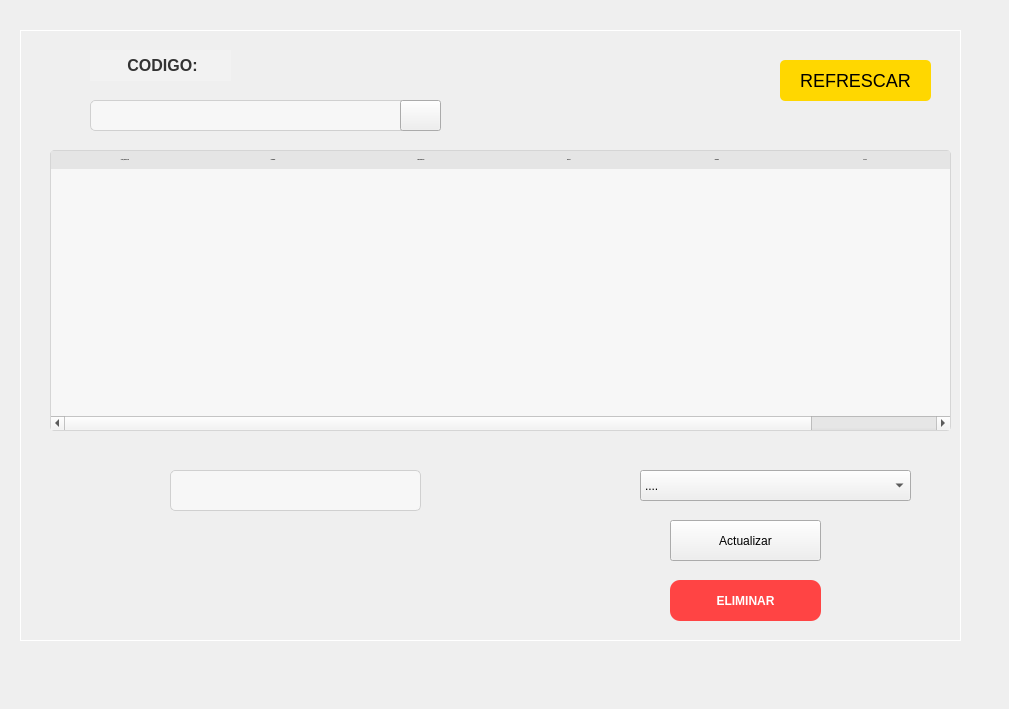
    <widget class="QWidget" name="tab_ACTUALIZAR">
     <attribute name="title">
      <string>Actualizar Inventario</string>
     </attribute>
     <widget class="QLabel" name="label_5">
      <property name="geometry">
       <rect>
        <x>0</x>
        <y>-20</y>
        <width>1000</width>
        <height>700</height>
       </rect>
      </property>
      <property name="text">
       <string/>
      </property>
      <property name="pixmap">
       <pixmap>../imagenes/Sistema.png</pixmap>
      </property>
      <property name="scaledContents">
       <bool>true</bool>
      </property>
     </widget>
     <widget class="QTextBrowser" name="textBrowser_2">
      <property name="geometry">
       <rect>
        <x>20</x>
        <y>30</y>
        <width>941</width>
        <height>611</height>
       </rect>
      </property>
      <property name="styleSheet">
       <string notr="true">QTextBrowser {
    background-color: transparent;
    border: 1px solid white;
}</string>
      </property>
     </widget>
     <widget class="QTableWidget" name="table_ACTUALIZAR">
      <property name="geometry">
       <rect>
        <x>50</x>
        <y>150</y>
        <width>901</width>
        <height>281</height>
       </rect>
      </property>
      <property name="font">
       <font>
        <pointsize>-1</pointsize>
       </font>
      </property>
      <property name="styleSheet">
       <string notr="true">QTableWidget {
    background-color: #F7F7F7;
    border: 1px solid #D5D5D5;
    border-radius: 4px;
    gridline-color: #E5E5E5;
    font-size: 14px;
}

QTableWidget QHeaderView::section {
    background-color: #E5E5E5;
    border: none;
    font-weight: bold;
    padding: 6px 12px;
    text-align: center;
}

QTableWidget::item {
    border-bottom: 1px solid #D5D5D5;
    padding: 5px;
}

QTableWidget::item:selected {
    background-color: #3366FF;
    color: white;
}
</string>
      </property>
      <property name="dragEnabled">
       <bool>false</bool>
      </property>
      <property name="sortingEnabled">
       <bool>false</bool>
      </property>
      <attribute name="horizontalHeaderCascadingSectionResizes">
       <bool>false</bool>
      </attribute>
      <attribute name="horizontalHeaderDefaultSectionSize">
       <number>148</number>
      </attribute>
      <column>
       <property name="text">
        <string>COD_PRODUCTO</string>
       </property>
      </column>
      <column>
       <property name="text">
        <string>NOMBRE</string>
       </property>
      </column>
      <column>
       <property name="text">
        <string>DESCRIPCION</string>
       </property>
      </column>
      <column>
       <property name="text">
        <string>MARCA</string>
       </property>
      </column>
      <column>
       <property name="text">
        <string>MODELO</string>
       </property>
      </column>
      <column>
       <property name="text">
        <string>STOCK</string>
       </property>
      </column>
      <column>
       <property name="text">
        <string>CATEGORIA</string>
       </property>
      </column>
     </widget>
     <widget class="QComboBox" name="comboBox_ACTUALIZAR">
      <property name="geometry">
       <rect>
        <x>640</x>
        <y>470</y>
        <width>271</width>
        <height>31</height>
       </rect>
      </property>
      <property name="styleSheet">
       <string notr="true">QLineEdit {
    background-color: #f7f7f7; /* Fondo del QLineEdit */
    border: 1px solid #d0d0d0; /* Borde del QLineEdit */
    border-radius: 5px; /* Borde redondeado */
    padding: 2px; /* Espaciado interno */
    font-size: 16px; /* Tamaño de fuente */
    color: #333333; /* Color del texto */
}

QLineEdit:hover {
    background-color: #ebebeb; /* Fondo del QLineEdit al pasar el mouse */
}

QLineEdit:focus {
    background-color: #ffffff; /* Fondo del QLineEdit al tener el foco */
    border: 1px solid #4da8da; /* Borde del QLineEdit al tener el foco */
}

QLineEdit::placeholder {
    color: #999999; /* Color del texto de marcador de posición */
}

QLineEdit::hover::placeholder,
QLineEdit::focus::placeholder {
    color: #666666; /* Color del texto de marcador de posición al pasar el mouse o tener el foco */
}

QLineEdit::hover::focus {
    background-color: #ffffff; /* Fondo del QLineEdit al tener el foco y pasar el mouse */
}</string>
      </property>
      <item>
       <property name="text">
        <string>....</string>
       </property>
      </item>
      <item>
       <property name="text">
        <string>COD_PRODUCTO</string>
       </property>
      </item>
      <item>
       <property name="text">
        <string>NOMBRE</string>
       </property>
      </item>
      <item>
       <property name="text">
        <string>DESCRIPCION</string>
       </property>
      </item>
      <item>
       <property name="text">
        <string>MARCA</string>
       </property>
      </item>
      <item>
       <property name="text">
        <string>MODELO</string>
       </property>
      </item>
      <item>
       <property name="text">
        <string>STOCK</string>
       </property>
      </item>
      <item>
       <property name="text">
        <string>CATEGORIA</string>
       </property>
      </item>
     </widget>
     <widget class="QLineEdit" name="lineEdit_BACTUALIZAR">
      <property name="geometry">
       <rect>
        <x>90</x>
        <y>100</y>
        <width>321</width>
        <height>31</height>
       </rect>
      </property>
      <property name="styleSheet">
       <string notr="true">QLineEdit {
    background-color: #f7f7f7; /* Fondo del QLineEdit */
    border: 1px solid #d0d0d0; /* Borde del QLineEdit */
    border-radius: 5px; /* Borde redondeado */
    padding: 2px; /* Espaciado interno */
    font-size: 16px; /* Tamaño de fuente */
    color: #333333; /* Color del texto */
}

QLineEdit:hover {
    background-color: #ebebeb; /* Fondo del QLineEdit al pasar el mouse */
}

QLineEdit:focus {
    background-color: #ffffff; /* Fondo del QLineEdit al tener el foco */
    border: 1px solid #4da8da; /* Borde del QLineEdit al tener el foco */
}

QLineEdit::placeholder {
    color: #999999; /* Color del texto de marcador de posición */
}

QLineEdit::hover::placeholder,
QLineEdit::focus::placeholder {
    color: #666666; /* Color del texto de marcador de posición al pasar el mouse o tener el foco */
}

QLineEdit::hover::focus {
    background-color: #ffffff; /* Fondo del QLineEdit al tener el foco y pasar el mouse */
}</string>
      </property>
      <property name="text">
       <string/>
      </property>
     </widget>
     <widget class="QLabel" name="label_CODIGO_2">
      <property name="geometry">
       <rect>
        <x>90</x>
        <y>50</y>
        <width>141</width>
        <height>31</height>
       </rect>
      </property>
      <property name="font">
       <font>
        <pointsize>-1</pointsize>
        <weight>75</weight>
        <bold>true</bold>
       </font>
      </property>
      <property name="layoutDirection">
       <enum>Qt::RightToLeft</enum>
      </property>
      <property name="styleSheet">
       <string notr="true">QLabel {
    background-color: #f2f2f2;
    border: none;
    color: #333;
    font-size: 16px;
    font-weight: bold;
    text-align: center;
    padding: 5px;
}
</string>
      </property>
      <property name="text">
       <string>&lt;html&gt;&lt;head/&gt;&lt;body&gt;&lt;p align=&quot;center&quot;&gt;CODIGO:&lt;/p&gt;&lt;/body&gt;&lt;/html&gt;</string>
      </property>
     </widget>
     <widget class="QPushButton" name="pushButton_ACTUALIZAR">
      <property name="geometry">
       <rect>
        <x>400</x>
        <y>100</y>
        <width>41</width>
        <height>31</height>
       </rect>
      </property>
      <property name="styleSheet">
       <string notr="true">QLabel {
    background-color: rgba(0, 0, 0, 0); /* Fondo transparente del QLabel */
    border: 2px solid #00aaff; /* Borde azul del QLabel */
    border-radius: 5px; /* Borde redondeado */
    padding: 10px; /* Espaciado interno */
    font-size: 24px; /* Tamaño de fuente aumentado */
    color: #ffffff; /* Color del texto en blanco */
    text-align: center; /* Texto centrado */
}

QLabel:hover {
    background-color: rgba(255, 255, 255, 0.1); /* Fondo del QLabel al pasar el mouse */
}

QLabel::selection {
    background-color: #00aaff; /* Fondo del QLabel al seleccionar el texto */
    color: #ffffff; /* Color del texto al seleccionar el texto */
}
</string>
      </property>
      <property name="inputMethodHints">
       <set>Qt::ImhDialableCharactersOnly|Qt::ImhDigitsOnly|Qt::ImhEmailCharactersOnly|Qt::ImhFormattedNumbersOnly|Qt::ImhLatinOnly|Qt::ImhLowercaseOnly|Qt::ImhUppercaseOnly|Qt::ImhUrlCharactersOnly</set>
      </property>
      <property name="text">
       <string/>
      </property>
      <property name="icon">
       <iconset>
        <normaloff>../imagenes/Buscar.jpeg</normaloff>../imagenes/Buscar.jpeg</iconset>
      </property>
      <property name="iconSize">
       <size>
        <width>55</width>
        <height>55</height>
       </size>
      </property>
      <property name="autoExclusive">
       <bool>true</bool>
      </property>
     </widget>
     <widget class="QLabel" name="label_ACTUALIZAR">
      <property name="geometry">
       <rect>
        <x>460</x>
        <y>100</y>
        <width>311</width>
        <height>31</height>
       </rect>
      </property>
      <property name="font">
       <font>
        <family>Arial</family>
        <pointsize>-1</pointsize>
        <weight>75</weight>
        <bold>true</bold>
       </font>
      </property>
      <property name="layoutDirection">
       <enum>Qt::LeftToRight</enum>
      </property>
      <property name="styleSheet">
       <string notr="true">QLabel {
    color: #FF0000;
    font-family: Arial; /* Fuente de la letra */
    font-size: 16px; /* Tamaño de la letra */
    font-weight: bold; /* Grosor de la letra */
    text-align: center; /* Alineación del texto */
    text-shadow: 1px 1px 1px #CCCCCC; /* Sombra del texto */
}
</string>
      </property>
      <property name="text">
       <string/>
      </property>
     </widget>
     <widget class="QPushButton" name="Button_AGREGAR_2">
      <property name="geometry">
       <rect>
        <x>670</x>
        <y>520</y>
        <width>151</width>
        <height>41</height>
       </rect>
      </property>
      <property name="font">
       <font>
        <weight>50</weight>
        <bold>false</bold>
       </font>
      </property>
      <property name="styleSheet">
       <string notr="true">QPushButton#actualizarButton {
    background-color: #008CBA;
    border: 2px solid #008CBA;
    border-radius: 5px;
    color: white;
    font-weight: bold;
    font-size: 14px;
    padding: 5px 20px;
}

QPushButton#actualizarButton:hover {
    background-color: #00A0D2;
    border: 2px solid #00A0D2;
}

QPushButton#actualizarButton:pressed {
    background-color: #005F79;
    border: 2px solid #005F79;
}
</string>
      </property>
      <property name="text">
       <string>Actualizar</string>
      </property>
     </widget>
     <widget class="QLineEdit" name="lineEdit_ACTUALIZAR">
      <property name="geometry">
       <rect>
        <x>170</x>
        <y>470</y>
        <width>251</width>
        <height>41</height>
       </rect>
      </property>
      <property name="styleSheet">
       <string notr="true">QLineEdit {
    background-color: #f7f7f7; /* Fondo del QLineEdit */
    border: 1px solid #d0d0d0; /* Borde del QLineEdit */
    border-radius: 5px; /* Borde redondeado */
    padding: 2px; /* Espaciado interno */
    font-size: 16px; /* Tamaño de fuente */
    color: #333333; /* Color del texto */
}

QLineEdit:hover {
    background-color: #ebebeb; /* Fondo del QLineEdit al pasar el mouse */
}

QLineEdit:focus {
    background-color: #ffffff; /* Fondo del QLineEdit al tener el foco */
    border: 1px solid #4da8da; /* Borde del QLineEdit al tener el foco */
}

QLineEdit::placeholder {
    color: #999999; /* Color del texto de marcador de posición */
}

QLineEdit::hover::placeholder,
QLineEdit::focus::placeholder {
    color: #666666; /* Color del texto de marcador de posición al pasar el mouse o tener el foco */
}

QLineEdit::hover::focus {
    background-color: #ffffff; /* Fondo del QLineEdit al tener el foco y pasar el mouse */
}</string>
      </property>
     </widget>
     <widget class="QLabel" name="label_ACTUALIZAR_2">
      <property name="geometry">
       <rect>
        <x>230</x>
        <y>520</y>
        <width>141</width>
        <height>51</height>
       </rect>
      </property>
      <property name="font">
       <font>
        <family>Arial</family>
        <pointsize>-1</pointsize>
        <weight>75</weight>
        <bold>true</bold>
       </font>
      </property>
      <property name="layoutDirection">
       <enum>Qt::LeftToRight</enum>
      </property>
      <property name="styleSheet">
       <string notr="true">QLabel {
    color: #FF0000;
    font-family: Arial; /* Fuente de la letra */
    font-size: 16px; /* Tamaño de la letra */
    font-weight: bold; /* Grosor de la letra */
    text-align: center; /* Alineación del texto */
    text-shadow: 1px 1px 1px #CCCCCC; /* Sombra del texto */
}
</string>
      </property>
      <property name="text">
       <string>&lt;html&gt;&lt;head/&gt;&lt;body&gt;&lt;p align=&quot;center&quot;&gt;&lt;br/&gt;&lt;/p&gt;&lt;/body&gt;&lt;/html&gt;</string>
      </property>
     </widget>
     <widget class="QPushButton" name="ButtoN_REFRESCAR_2">
      <property name="geometry">
       <rect>
        <x>780</x>
        <y>60</y>
        <width>151</width>
        <height>41</height>
       </rect>
      </property>
      <property name="styleSheet">
       <string notr="true">QPushButton {
    background-color: #ffd700; /* Fondo amarillo */
    color: black; /* Color de texto en blanco */
    border: none; /* Sin borde */
    border-radius: 5px; /* Borde redondeado */
    padding: 10px; /* Espaciado interno */
    font-size: 18px; /* Tamaño de fuente */
    cursor: pointer; /* Cambio de cursor al pasar el mouse */
}

QPushButton:hover {
    background-color: #ffea00; /* Fondo amarillo al pasar el mouse */
}

QPushButton:pressed {
    background-color: #ffcc00; /* Fondo amarillo al presionar el botón */
}

</string>
      </property>
      <property name="text">
       <string>REFRESCAR</string>
      </property>
     </widget>
     <widget class="QLabel" name="label_ACTUALIZAR_3">
      <property name="geometry">
       <rect>
        <x>620</x>
        <y>420</y>
        <width>331</width>
        <height>51</height>
       </rect>
      </property>
      <property name="font">
       <font>
        <family>Arial</family>
        <pointsize>-1</pointsize>
        <weight>75</weight>
        <bold>true</bold>
       </font>
      </property>
      <property name="layoutDirection">
       <enum>Qt::LeftToRight</enum>
      </property>
      <property name="styleSheet">
       <string notr="true">QLabel {
    color: #FF0000;
    font-family: Arial; /* Fuente de la letra */
    font-size: 16px; /* Tamaño de la letra */
    font-weight: bold; /* Grosor de la letra */
    text-align: center; /* Alineación del texto */
    text-shadow: 1px 1px 1px #CCCCCC; /* Sombra del texto */
}
</string>
      </property>
      <property name="text">
       <string>&lt;html&gt;&lt;head/&gt;&lt;body&gt;&lt;p align=&quot;center&quot;&gt;&lt;br/&gt;&lt;/p&gt;&lt;/body&gt;&lt;/html&gt;</string>
      </property>
     </widget>
     <widget class="QLabel" name="label_ACTUALIZAR_4">
      <property name="geometry">
       <rect>
        <x>160</x>
        <y>520</y>
        <width>311</width>
        <height>51</height>
       </rect>
      </property>
      <property name="font">
       <font>
        <family>Arial</family>
        <pointsize>-1</pointsize>
        <weight>75</weight>
        <bold>true</bold>
       </font>
      </property>
      <property name="layoutDirection">
       <enum>Qt::LeftToRight</enum>
      </property>
      <property name="styleSheet">
       <string notr="true">QLabel {
    color: #FF0000;
    font-family: Arial; /* Fuente de la letra */
    font-size: 16px; /* Tamaño de la letra */
    font-weight: bold; /* Grosor de la letra */
    text-align: center; /* Alineación del texto */
    text-shadow: 1px 1px 1px #CCCCCC; /* Sombra del texto */
}
</string>
      </property>
      <property name="text">
       <string>&lt;html&gt;&lt;head/&gt;&lt;body&gt;&lt;p align=&quot;center&quot;&gt;&lt;br/&gt;&lt;/p&gt;&lt;/body&gt;&lt;/html&gt;</string>
      </property>
     </widget>
     <widget class="QPushButton" name="Button_ELIMINAR_2">
      <property name="geometry">
       <rect>
        <x>670</x>
        <y>580</y>
        <width>151</width>
        <height>41</height>
       </rect>
      </property>
      <property name="styleSheet">
       <string notr="true">QPushButton {
    background-color: #ff4444;
    border-radius: 10px;
    border: none;
    color: white;
    font-weight: bold;
    font-size: 12px;
    padding: 5px 20px;
}

QPushButton:hover {
    background-color: #ff6666;
}

QPushButton:pressed {
    background-color: #cc3333;
}
</string>
      </property>
      <property name="text">
       <string>ELIMINAR</string>
      </property>
     </widget>
     <zorder>label_5</zorder>
     <zorder>textBrowser_2</zorder>
     <zorder>table_ACTUALIZAR</zorder>
     <zorder>comboBox_ACTUALIZAR</zorder>
     <zorder>lineEdit_BACTUALIZAR</zorder>
     <zorder>label_CODIGO_2</zorder>
     <zorder>label_ACTUALIZAR</zorder>
     <zorder>Button_AGREGAR_2</zorder>
     <zorder>lineEdit_ACTUALIZAR</zorder>
     <zorder>label_ACTUALIZAR_2</zorder>
     <zorder>ButtoN_REFRESCAR_2</zorder>
     <zorder>label_ACTUALIZAR_3</zorder>
     <zorder>label_ACTUALIZAR_4</zorder>
     <zorder>Button_ELIMINAR_2</zorder>
     <zorder>pushButton_ACTUALIZAR</zorder>
    </widget>
